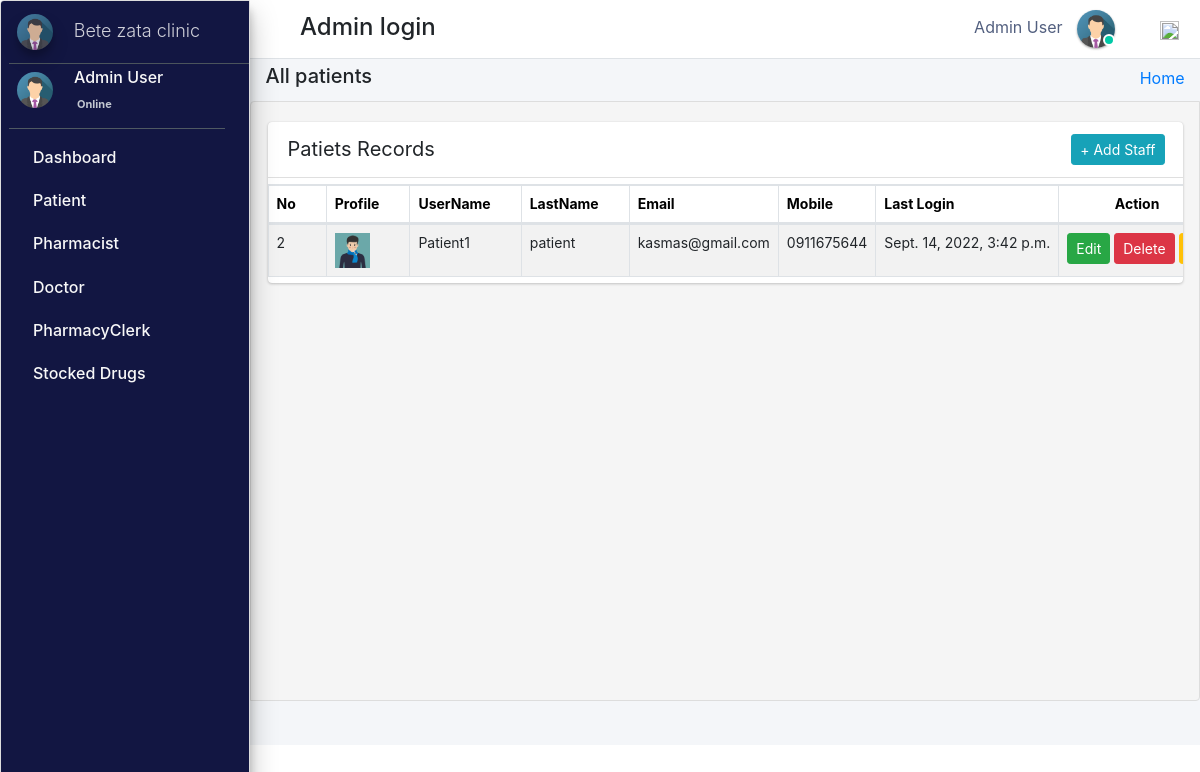
/admin_user/all_patients/ (signed in), run on the app's committed database.
### pharmacy/models.py (models this page shows, shortened)
class CustomUser(AbstractUser):
    user_type_data = ((1, "AdminHOD"), (2, "Pharmacist"), (3, "Doctor"), (4, "PharmacyClerk"),(5, "Patients"))
    user_type = models.CharField(default=1, choices=user_type_data, max_length=10)

class AdminHOD(models.Model):
    gender_category=(
        ('Male','Male'),
        ('Female','Female'),
    )
    admin = models.OneToOneField(CustomUser,null=True, on_delete = models.CASCADE)
    emp_no= models.CharField(max_length=100,null=True,blank=True)
    gender=models.CharField(max_length=100,null=True,choices=gender_category)
    mobile=models.CharField(max_length=10,null=True,blank=True)
    address=models.CharField(max_length=300,null=True,blank=True)
    profile_pic=models.ImageField(default="admin.png",null=True,blank=True)
    created_at = models.DateTimeField(auto_now_add=True)
    updated_at = models.DateTimeField(auto_now=True)
    date_employed=models.DateTimeField(auto_now_add=True, auto_now=False)
    objects = models.Manager()

class Patients(models.Model):
    gender_category=(
        ('Male','Male'),
        ('Female','Female'),
    )
    admin = models.OneToOneField(CustomUser,null=True, on_delete = models.CASCADE)
    reg_no=models.CharField(max_length=30,null=True,blank=True,unique=True)
    gender=models.CharField(max_length=7,null=True,blank=True,choices=gender_category)
    first_name=models.CharField(max_length=20,null=True,blank=True)
    last_name=models.CharField(max_length=20,null=True,blank=True)
    dob=models.DateTimeField(auto_now_add= False, auto_now=False,null=True,blank=True)
    phone_number=models.CharField(max_length=10,null=True,blank=True)
    profile_pic=models.ImageField(default="patient.jpg",null=True,blank=True)
    age= models.IntegerField(default='0', blank=True, null=True)
    address=models.CharField(max_length=300,null=True,blank=True)
    date_admitted=models.DateTimeField(auto_now_add=True, auto_now=False)
    last_updated = models.DateTimeField(auto_now_add=False, auto_now=True)

### pharmacy/HODViews.py (the view, shortened to what this page needs)
# urls.py: path('admin_user/all_patients/',HODViews.allPatients,name='all_patients'),
def allPatients(request):
    form=PatientSearchForm1(request.POST or None)
    patients=Patients.objects.all()
    context={
        "patients":patients,
        "form":form,
        "title":"Admitted Patients"
    }
    return render(request,'hod_templates/admited_patients.html',context)

### pharmacy/LoginCheckMiddleWare.py (called while the page is built, shortened)
    def process_view(self, request, view_func, view_args, view_kwargs):
        modulename = view_func.__module__
        user = request.user
        if user.is_authenticated:
            if user.user_type == "1":
                if modulename == "pharmacy.HODViews":
                    pass
                elif modulename == "":
                    pass
                elif modulename == "pharmacy.views" or modulename == "django.views.static":
                    pass
                else:
                    pass
            else:
                return redirect("login")
        else:
            if request.path == reverse("login"):
                pass
            else:
                return redirect("login")

### pharmacy/templates/hod_templates/admited_patients.html (shortened to what this page needs)
{% extends 'hod_templates/base_template.html'%}
{% load static %}
{% block page_title %}
<h5>All patients</h5>
{% endblock page_title %}
{% block main_content %}
<section class="content">
    <div class="row">
        <div class="col-md-12 px-3">
            <div class="card card-primar sc">
                <div class="card-header">
                    <span>Patiets Records</span>
                   <div class="card-tools d-flex">
                <a class="btn btn-sm btn-info mr-2" href="{% url 'patient_form' %}" role="button">+ Add Staff</a>
            </div>
                </div>
                <table  class="table table-bordered table-hover dataTable" id="plist">
                    <thead>
                            <tr>
                                    <th>No</th>
                                    <th>Profile</th>
                                    <th>UserName</th>
                                    <th>LastName</th>
                                    <th>Email</th>
                                    <th>Mobile</th>
                                     <th>Last Login</th>
                                     <th class="text-center">Action</th>
                            </tr>
                    </thead>
                    <tbody>
                            {% for patient in patients %}
                            <tr class="hov"> <td>{{patient.admin.id}}</td>
                                <td> <img src="{{patient.profile_pic.url}}" class="" width="35" height="35" alt=""></td>
                                <td>{{patient.admin}}</td>
                                <td>{{patient.admin.last_name}}</td>
                                <td>{{patient.admin.email}}</td>
                                <td>{{patient.phone_number}}</td>
                                <td>{{patient.admin.last_login}}</td>
                                <td><a href="{% url 'edit_patient' patient.admin.id %}" class="btn btn-sm btn-success">Edit</a>
                                    <a href="{% url 'delete_patient' patient.id %}" class="btn btn-sm btn-danger">Delete</a></<a>
                                    <a href="{% url 'patient_record' patient.id %}" class="btn btn-sm btn-warning">View</a></td>
                            </tr>
                            {% endfor %}
                    </tbody>
                </table>
            </div>
        </div>
    </div>
</section>
{% endblock %}

### pharmacy/templates/hod_templates/base_template.html (shortened to what this page needs)
{% extends 'base_file.html' %} {% block htm %}
<body class="hold-transition sidebar-mini layout-fixed">
    <div class="wrapper">
        <nav class="main-header navbar navbar-expand navbar-white navbar-light">
            <ul class="navbar-nav">
                <li class="nav-item">
                    <a class="nav-link" data-widget="pushmenu" href="#" role="button"></a>
                </li>
            </ul>
            <h4 style="margin-left: 10px; margin-top: 5px;">Admin login </h4>
            <ul class="navbar-nav ml-auto">
                <li class="mx-3">
                    <a href="#" class="sm-submenu-with-image a">
                        <span>{{user.first_name}}  {{user.last_name}}</span>
                        <img src="{{request.user.adminhod.profile_pic.url}}" class="img-circle elevation-1" width="38" height="38" alt="">
                        <span class="avatar-status avatar-sm-status avatar-status-success"></span>
                    </a>
                </li>
                <li class="nav-item dropdown ml-3 low">
                    <a href="#" class="btn btn-outlined btn-black text-muted bg-transparent " data-toggle="dropdown" aria-expanded="false" data-wow-delay="0.7s"><img src="https://img.icons8.com/ios/50/000000/settings.png" width="19" height="19">
                    </a>
                </li>
            </ul>
        </nav>
        {% include 'hod_templates/sidebar.html'%}
        <div class="content-wrapper">
            <div class="content-header">
                <div class="container-fluid">
                    <div class="row ">
                        <div class="col-sm-6">
                            <h1 class="m-0 text-dark">
                                {% block page_title %} {% endblock page_title %}
                            </h1>
                        </div>
                        <div class="col-sm-6 ">
                            <ol class="breadcrumb float-sm-right">
                                <li class="breadcrumb-item"><a href="">Home</a></li>
                            </ol>
                        </div>
                    </div>
                </div>
            </div>
            {% block main_content %} {% endblock main_content %}
        </div>
    </div>
    {% endblock htm %}

### pharmacy/templates/hod_templates/sidebar.html (shortened to what this page needs)
<aside class="main-sidebar sidebar-dark-primary elevation-4">
    <a href="" class="brand-link ml-2">
        <img src="{{request.user.adminhod.profile_pic.url}}" alt="" width="36" height="36" class=" img-circle elevation-3" style="opacity: .8">
        <span class="brand-text font-weight-light mt-1 ml-3 sus">Bete zata clinic</span>
    </a>
    <div class="sidebar">
        <div class="user-panel mr-3">
            <div class="pull-left image sm-submenu-with-image a ml-2 ">
                <img src="{{request.user.adminhod.profile_pic.url}}" class="img-circle mt-2" width="36" height="36" alt="User Image">
            </div>
            <div class="pull-left info">
                <p>{{user.first_name}} {{user.last_name}}</p>
                <a href="#"> Online</a>
            </div>
        </div>
        <nav class="mt-2">
            <ul class="nav nav-pills nav-sidebar flex-column" data-widget="treeview" role="menu" data-accordion="false">
                <li class="nav-item">
                    <a href="{% url  'admin_dashboard' %}" class="nav-link">
                        <p>
                            Dashboard
                        </p>
                    </a>
                </li>
                <li class="nav-item">
                    <a href="#" class="nav-link">
                        <p>
                            Patient
                        </p>
                    </a>
                </li>
                <li class="nav-item">
                    <a href="#" class="nav-link">
                        <p>
                            Pharmacist
                        </p>
                    </a>
                </li>
                <li class="nav-item">
                    <a href="#" class="nav-link">
                        <p>
                            Doctor
                        </p>
                    </a>
                </li>
                <li class="nav-item">
                    <a href="#" class="nav-link">
                        <p>
                            PharmacyClerk
                        </p>
                    </a>
                </li>
                <li class="nav-item">
                    <a href="#" class="nav-link">
                        <p>
                            Stocked Drugs
                        </p>
                    </a>
                </li>
            </ul>
        </nav>
    </div>
</aside>

### static/css/main.css (style rules this page uses)
html { font-family: sans-serif; line-height: 1.15; -webkit-text-size-adjust: 100%; -webkit-tap-highlight-color: transparent; }
body { overflow-y: hidden; overflow-x: hidden; font-family: -apple-system, BlinkMacSystemFont, "Segoe UI", Roboto, "Helvetica Neue", Arial, "Noto Sans", sans-serif, "Apple Color Emoji", "Segoe UI Emoji", "Segoe UI Symbol", "Noto Color Emoji" !important; }
th { color: rgb(0, 0, 0); font-size: 14px !important; }
.content { background-color: #f5f5f5; border: 1px solid #dddddd; border-radius: 4px 0px 4px 0px; left: -1px; padding: 10px 7px 5px; }
.main-sidebar { background: #ffffff; border: 1px solid #dddddd; border-radius: 4px 0px 4px 0px; font-weight: bold; }
.content { height: 75vh; overflow-y: scroll; overflow-x: hidden; }
.sc { white-space: nowrap; display: block; overflow-x: hidden !important; }
.content .row { margin-top: 20px !important; }
.main-sidebar { background-color: #121642 !important; color: white !important; }
.main-sidebar p { color: #f8f8f8 !important; font-weight: 500 !important }
td { font-size: 14px !important; }
.hov { transition: transform .5s; }
.avatar-status { position: absolute; bottom: 12px; right: 75.4px; display: -ms-inline-flexbox; display: inline-flex; -ms-flex-negative: 0; flex-shrink: 0; -ms-flex-pack: center; justify-content: center; -ms-flex-align: center; align-items: center; white-space: nowrap; text-align: center; vertical-align: baseline; font-weight: 600; border: .125rem solid #fff; width: 12px; height: 12px; line-height: 1; font-size: .71094rem; border-radius: 50%; }
.avatar-status-success { color: #fff; background-color: #00c9a7; }
.card-header span { font-size: 20px !important; }
.table>tbody>tr>td, .table>tbody>tr>th, .table>tfoot>tr>td, .table>tfoot>tr>th, .table>thead>tr>td, .table>thead>tr>th { padding: 8px; line-height: 1.42857143; vertical-align: top; }
.pull-left { float: left; }
.pull-left { float: left!important; }
.user-panel>.info { padding: 5px 5px 5px 15px; line-height: 1; position: absolute; left: 55px; }
.user-panel>.info>p { font-weight: 600; margin-bottom: 9px; }
p { margin: 0 0 10px; }
.user-panel { padding-bottom: 20px; }
.user-panel:after { clear: both; }
.user-panel:before, .user-panel:after { content: " "; display: table; }
.user-panel>.info>a { text-decoration: none; padding-right: 5px; margin-top: 3px; font-size: 11px; overflow: hidden; white-space: nowrap; }
.sus { overflow: hidden; white-space: nowrap; font-size: 18px; }
.table { background: white !important; }
.container-fluid { width: 100%; padding-right: 15px; padding-left: 15px; margin-right: auto; margin-left: auto; }
.row { display: flex; flex-wrap: wrap; margin-right: -15px; margin-left: -15px; }
.d-flex { display: flex !important; z-index: 44; }
.d-flex { display: flex !important; }
.table tbody tr:nth-of-type(odd) { background-color: rgba(0, 0, 0, .05) !important; }
.table tbody tr:nth-of-type(odd) { background-color: rgba(197, 197, 197, 0.05) !important; }
.img-circle { border-radius: 50%; }
.content-wrapper .content-header { padding: 5px 0.5rem !important; }

### static/css/profile.css (style rules this page uses)
li { list-style-type: none ! }
.navbar-nav span { color: #525f7f !important; margin-right: 10px !important; }
body { font-family: 'Rubik', sans-serif; height: 100% !important; }
.table tbody tr:nth-of-type(odd) { background-color: rgba(0, 0, 0, .05) !important; }

### data on the page
CustomUser: first_name "Admin", last_name "User", user.adminhod.profile_pic (picture)
Patients: admin.id "2", profile_pic (picture), admin "Patient1", admin.last_name "patient", admin.email "kasmas@gmail.com", phone_number "0911675644", admin.last_login "Sept. 14, 2022, 3:42 p.m."
